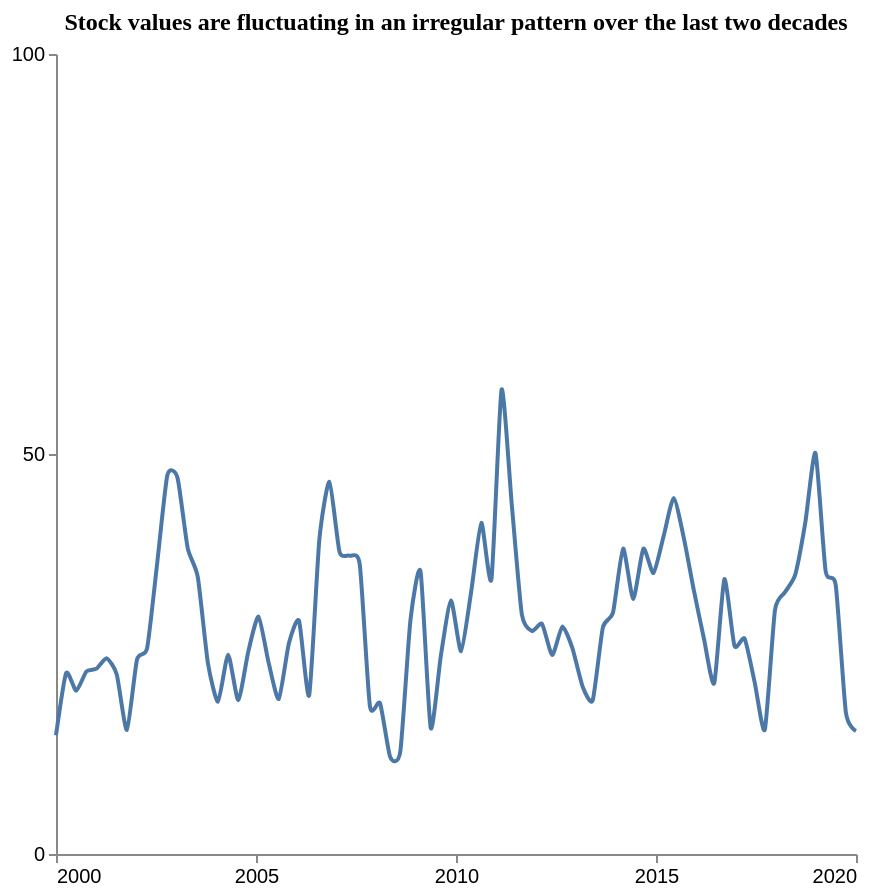

Here is the Vega-Lite specification saved for this chart:
### Vega-Lite specification from a JSON file in a GitHub repository (floating-point values rounded to 4 significant figures)
{"$schema": "https://vega.github.io/schema/vega-lite/v5.json", "description": "Pattern: Irregular", "data": {"values": [{"X": 2000.0, "Y": 14.84}, {"X": 2000.0, "Y": 22.61}, {"X": 2001.0, "Y": 20.4}, {"X": 2001.0, "Y": 22.81}, {"X": 2001.0, "Y": 23.16}, {"X": 2001.0, "Y": 24.46}, {"X": 2002.0, "Y": 22.43}, {"X": 2002.0, "Y": 15.51}, {"X": 2002.0, "Y": 24.32}, {"X": 2002.0, "Y": 25.75}, {"X": 2003.0, "Y": 36.45}, {"X": 2003.0, "Y": 47.38}, {"X": 2003.0, "Y": 47.02}, {"X": 2003.0, "Y": 38.27}, {"X": 2004.0, "Y": 34.63}, {"X": 2004.0, "Y": 23.88}, {"X": 2004.0, "Y": 19.05}, {"X": 2004.0, "Y": 24.91}, {"X": 2005.0, "Y": 19.22}, {"X": 2005.0, "Y": 25.38}, {"X": 2005.0, "Y": 29.67}, {"X": 2005.0, "Y": 23.9}, {"X": 2006.0, "Y": 19.38}, {"X": 2006.0, "Y": 26.33}, {"X": 2006.0, "Y": 29.15}, {"X": 2006.0, "Y": 19.84}, {"X": 2007.0, "Y": 39.22}, {"X": 2007.0, "Y": 46.52}, {"X": 2007.0, "Y": 37.76}, {"X": 2007.0, "Y": 37.29}, {"X": 2008.0, "Y": 36.15}, {"X": 2008.0, "Y": 18.48}, {"X": 2008.0, "Y": 18.85}, {"X": 2008.0, "Y": 12.12}, {"X": 2009.0, "Y": 12.8}, {"X": 2009.0, "Y": 29.22}, {"X": 2009.0, "Y": 35.3}, {"X": 2009.0, "Y": 15.77}, {"X": 2010.0, "Y": 24.76}, {"X": 2010.0, "Y": 31.69}, {"X": 2010.0, "Y": 25.36}, {"X": 2010.0, "Y": 32.8}, {"X": 2011.0, "Y": 41.39}, {"X": 2011.0, "Y": 34.36}, {"X": 2011.0, "Y": 58.04}, {"X": 2011.0, "Y": 43.8}, {"X": 2012.0, "Y": 29.97}, {"X": 2012.0, "Y": 27.87}, {"X": 2012.0, "Y": 28.76}, {"X": 2012.0, "Y": 24.86}, {"X": 2013.0, "Y": 28.43}, {"X": 2013.0, "Y": 25.7}, {"X": 2013.0, "Y": 20.94}, {"X": 2013.0, "Y": 19.21}, {"X": 2014.0, "Y": 28.3}, {"X": 2014.0, "Y": 30.17}, {"X": 2014.0, "Y": 38.18}, {"X": 2014.0, "Y": 31.86}, {"X": 2015.0, "Y": 38.15}, {"X": 2015.0, "Y": 35.13}, {"X": 2015.0, "Y": 39.71}, {"X": 2015.0, "Y": 44.51}, {"X": 2016.0, "Y": 39.49}, {"X": 2016.0, "Y": 32.88}, {"X": 2016.0, "Y": 26.82}, {"X": 2016.0, "Y": 21.35}, {"X": 2017.0, "Y": 34.34}, {"X": 2017.0, "Y": 26.01}, {"X": 2017.0, "Y": 26.92}, {"X": 2017.0, "Y": 21.43}, {"X": 2018.0, "Y": 15.56}, {"X": 2018.0, "Y": 30.51}, {"X": 2018.0, "Y": 32.74}, {"X": 2018.0, "Y": 34.92}, {"X": 2019.0, "Y": 41.48}, {"X": 2019.0, "Y": 50.12}, {"X": 2019.0, "Y": 35.37}, {"X": 2019.0, "Y": 33.6}, {"X": 2020.0, "Y": 17.7}, {"X": 2020.0, "Y": 15.37}]}, "mark": {"type": "line", "interpolate": "cardinal", "tension": 0.4}, "encoding": {"x": {"field": "X", "type": "quantitative", "title": "", "axis": {"grid": false, "format": "d", "values": [2000, 2005, 2010, 2015, 2020], "tickSize": 4}, "scale": {"domain": [2000, 2020]}}, "y": {"field": "Y", "type": "quantitative", "title": "", "axis": {"grid": false, "format": "d", "values": [0, 50, 100], "tickSize": 4, "tickOpacity": 1}, "scale": {"domain": [0, 100]}}}, "title": {"text": "Stock values are fluctuating in an irregular pattern over the last two decades", "anchor": "middle", "font": "Tahoma", "fontSize": 12}, "config": {"lineBreak": "^", "view": {"stroke": null}}, "height": 400, "width": 400, "autosize": "pad"}
